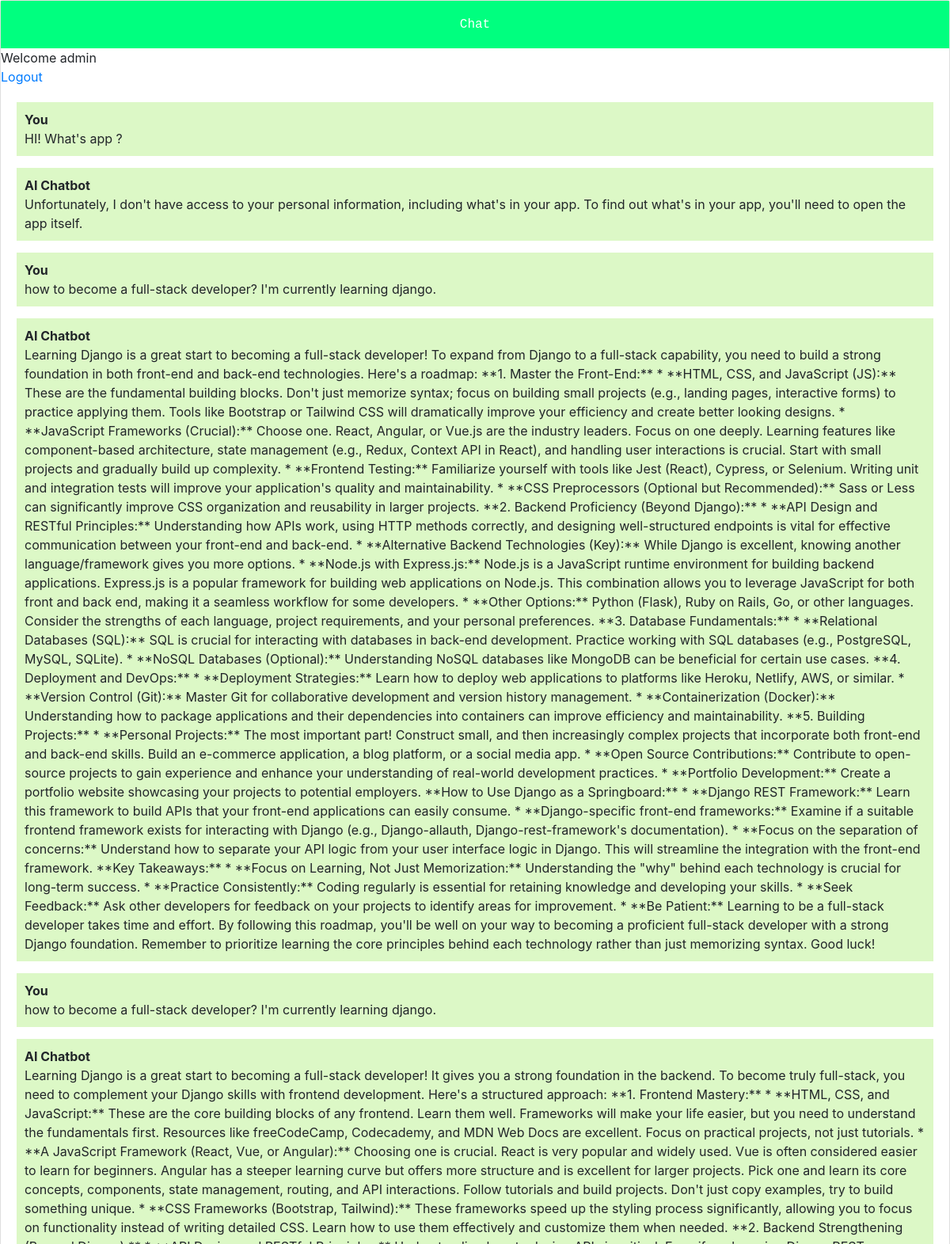
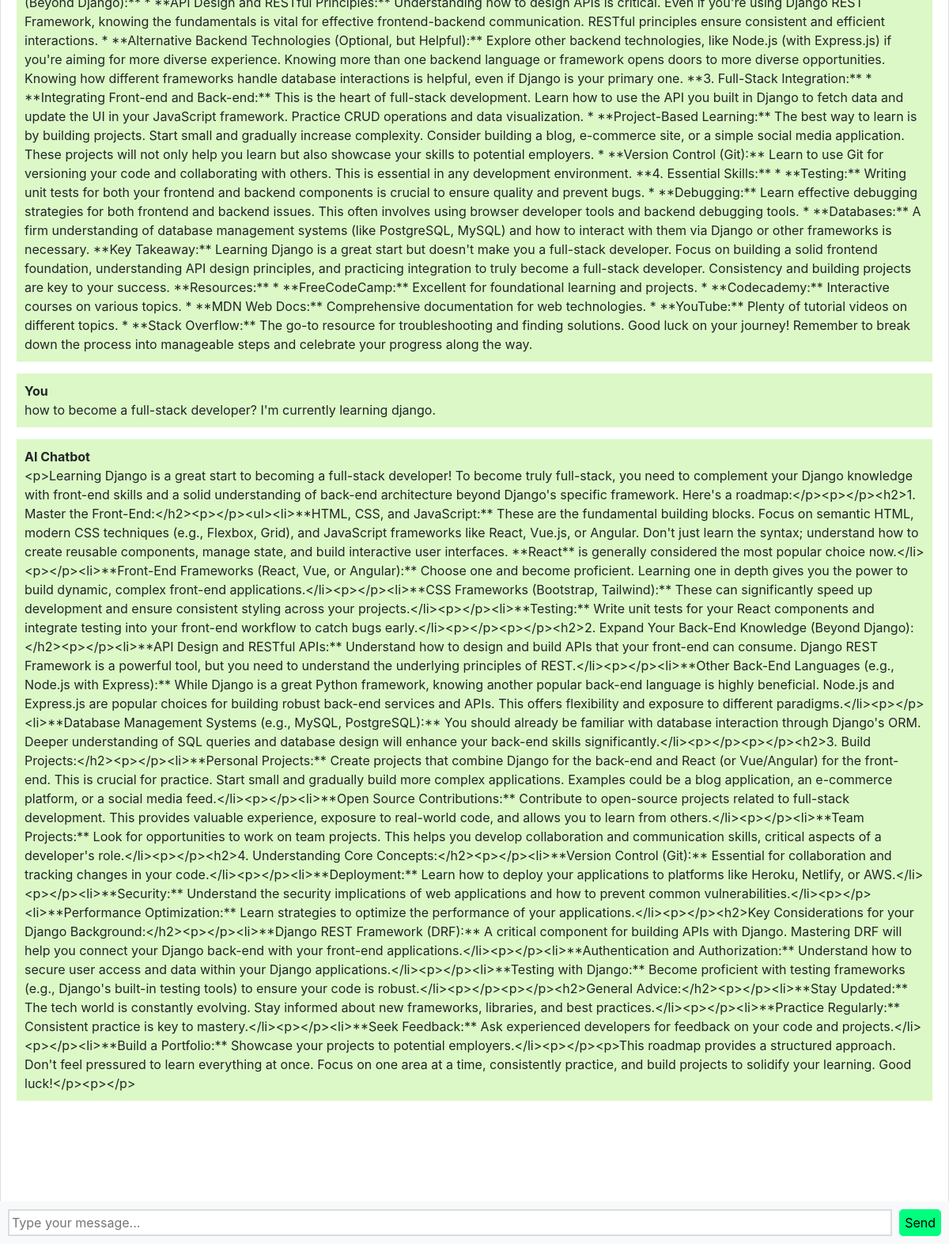
Screenshot of / (signed in) with the database file from the repository (2 pictures, top to bottom).
### app/models.py (models this page shows, shortened)
class chats(models.Model):
    user = models.ForeignKey(User, on_delete=models.CASCADE)
    message = models.TextField()
    response = models.TextField()
    created_at = models.DateTimeField(auto_now_add=True)

### app/views.py (the view)
# urls.py: path('',views.chatbot,name='chatbot'),
def chatbot(request):
    if request.user.is_authenticated:
        Chats = chats.objects.filter(user = request.user)
    else:
        Chats = None
    if request.method == "POST":
        message = request.POST.get('message')
        response = ask_gemini(message)
        chat = chats(user = request.user,message=message,response=response,created_at = timezone.now)
        chat.save()
        return JsonResponse({'message':message,'response':response})
    return render(request,'app/chatbot.html',{'Chats':Chats})

### app/templates/app/chatbot.html (shortened to what this page needs)
{% extends 'app/base.html' %}
{% block content %}
<div class="chat-container">
  <div class="card flex-grow-1">
    <div class="chats">Chat</div>
    {% if user.is_authenticated %}
      Welcome {{user.username}} <a href="logout">Logout</a>
      {% else %}
      <a href="login">Login</a>
      <a href="register">Register</a>
    {% endif %}
    <div class="card-body messages-box">
      <ul class="list-unstyled messages-list">
        {% for chat in Chats %}
          {% if chat.user == request.user %}
          <li class="message sent">
            <div class="message-text">
              <div class="message-sender">
                <b>You</b>
              </div>
              <div class="message-content">
                {{chat.message}}
              </div>
            </div>
          </li>
          <li class="message sent">
            <div class="message-text">
              <div class="message-sender">
                <b>AI Chatbot</b>
              </div>
              <div class="message-content">
                {{chat.response|escape}}
              </div>
            </div>
          </li>
          {% endif %}
        {% endfor %}
      </ul>
    </div>
    <br><br>
    <br><br>
    <br><br>
  </div>
  <form class="message-form">
    <div class="input-group">
      <input type="text" class=" message-input" placeholder="Type your message...">
      <div class="input-group-append">
        <button type="submit">Send</button>
      </div>
    </div>
  </form>
</div>
{% endblock %}

### app/templates/app/base.html (shortened to what this page needs)
<!DOCTYPE html>
<html lang="en">
<head>
    <link rel="stylesheet" href="https://stackpath.bootstrapcdn.com/bootstrap/4.3.1/css/bootstrap.min.css">
</head>
<body>
    {% block content %}{% endblock %}
</body>
</html>

### app/templates/app/chatbot.html (style rules this page uses)
body, html { height: 100%; }
.chats { background-color: springgreen; height: 60px; line-height: 60px; color: white; font-family: monospace; text-align: center; }
.input-group { display: flex; flex-direction: row; gap: 10px; }
.input-group input { outline: none; border: 2px solid rgba(20, 20, 20, 0.15); padding: 3px; }
.input-group button { border-radius: 5px; border: .2px solid springgreen; background-color: springgreen; }
.messages-box { flex: 1; overflow-y: auto; }
.messages-list { padding-left: 0; }
.message { margin-bottom: 15px; list-style: none; }
.message-text { padding: 10px; border-radius: 5px; }
.sent { background-color: #dcf8c6; align-self: flex-end; }
.message-form { display: flex; position: fixed; bottom: 0; left: 0; right: 0; padding: 10px; background-color: #f8f9fa; }
.message-input { flex: 1; border-radius: 0; border-right: none; }
.chat-container { height: 100%; display: flex; flex-direction: column; }

### rows the page displays
chats: message "HI! What's app ?", response "Unfortunately, I don't have access to your personal information, including what's in your app. To find out what's in your app, you'll need to open the app itself."
chats: message "how to become a full-stack developer? I'm currently learning django.", response "Learning Django is a great start to becoming a full-stack developer! To expand from Django to a full-stack capability, you need to build a strong foundation in both front-end and back-end technologies. Here's a roadmap: **1. Master the Front-End:** * **HTML, CSS, and JavaScript (JS):** These are the fundamental building blocks. Don't just memorize syntax; focus on building small projects (e.g., landing pages, interactive forms) to practice applying them. Tools like Bootstrap or Tailwind CSS will dramatically improve your efficiency and create better looking designs. * **JavaScript Frameworks (Crucial):** Choose one. React, Angular, or Vue.js are the industry leaders. Focus on one deeply.…"
chats: message "how to become a full-stack developer? I'm currently learning django.", response "Learning Django is a great start to becoming a full-stack developer! It gives you a strong foundation in the backend. To become truly full-stack, you need to complement your Django skills with frontend development. Here's a structured approach: **1. Frontend Mastery:** * **HTML, CSS, and JavaScript:** These are the core building blocks of any frontend. Learn them well. Frameworks will make your life easier, but you need to understand the fundamentals first. Resources like freeCodeCamp, Codecademy, and MDN Web Docs are excellent. Focus on practical projects, not just tutorials. * **A JavaScript Framework (React, Vue, or Angular):** Choosing one is crucial. React is very popular and widely…"
chats: message "how to become a full-stack developer? I'm currently learning django.", response "<p>Learning Django is a great start to becoming a full-stack developer! To become truly full-stack, you need to complement your Django knowledge with front-end skills and a solid understanding of back-end architecture beyond Django's specific framework. Here's a roadmap:</p><p></p><h2>1. Master the Front-End:</h2><p></p><ul><li>**HTML, CSS, and JavaScript:** These are the fundamental building blocks. Focus on semantic HTML, modern CSS techniques (e.g., Flexbox, Grid), and JavaScript frameworks like React, Vue.js, or Angular. Don't just learn the syntax; understand how to create reusable components, manage state, and build interactive user interfaces. **React** is generally considered the…"

### other values shown
{{ user.username }} "admin"
